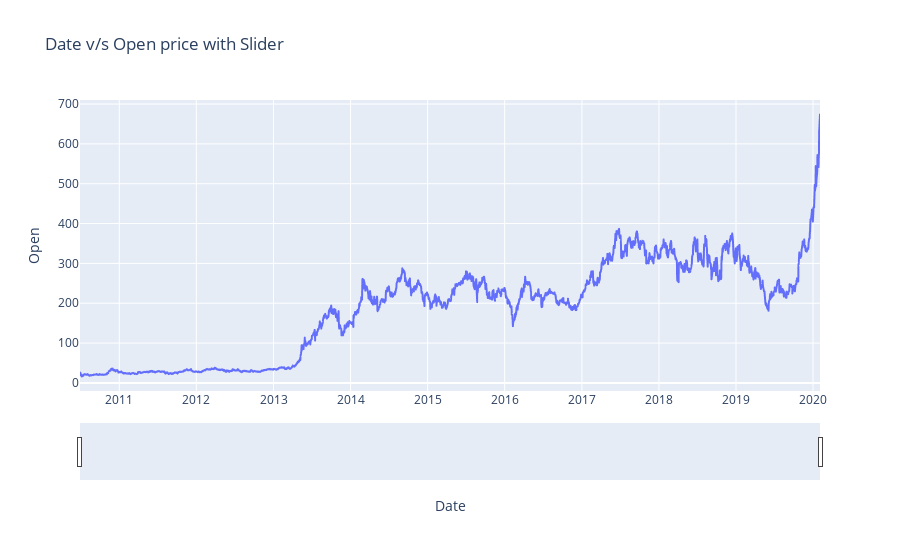

Here is the notebook cell this chart was saved with:
### Code cell
# Date vs Opening Price
fig = px.line(tesla, x='Date', y='Open', title='Date v/s Open price with Slider')
fig.update_xaxes(rangeslider_visible=True)
fig.show()

### Figure 1 — Plotly figure (JSON) as saved in the notebook; plotly's stock layout.template omitted (floating-point values rounded to 4 significant figures; data arrays with more than 128 entries replaced by an {"elided": "..."} marker saying what was removed)
{"data": [{"hovertemplate": "Date=%{x}<br>Open=%{y}<extra></extra>", "legendgroup": "", "line": {"color": "#636efa", "dash": "solid"}, "mode": "lines", "name": "", "showlegend": false, "type": "scattergl", "x": {"elided": "2416 str values"}, "xaxis": "x", "y": {"elided": "2416 float values"}, "yaxis": "y"}], "layout": {"legend": {"tracegroupgap": 0}, "title": {"text": "Date v/s Open price with Slider"}, "xaxis": {"anchor": "y", "domain": [0, 1], "rangeslider": {"visible": true}, "title": {"text": "Date"}}, "yaxis": {"anchor": "x", "domain": [0, 1], "title": {"text": "Open"}}}}
